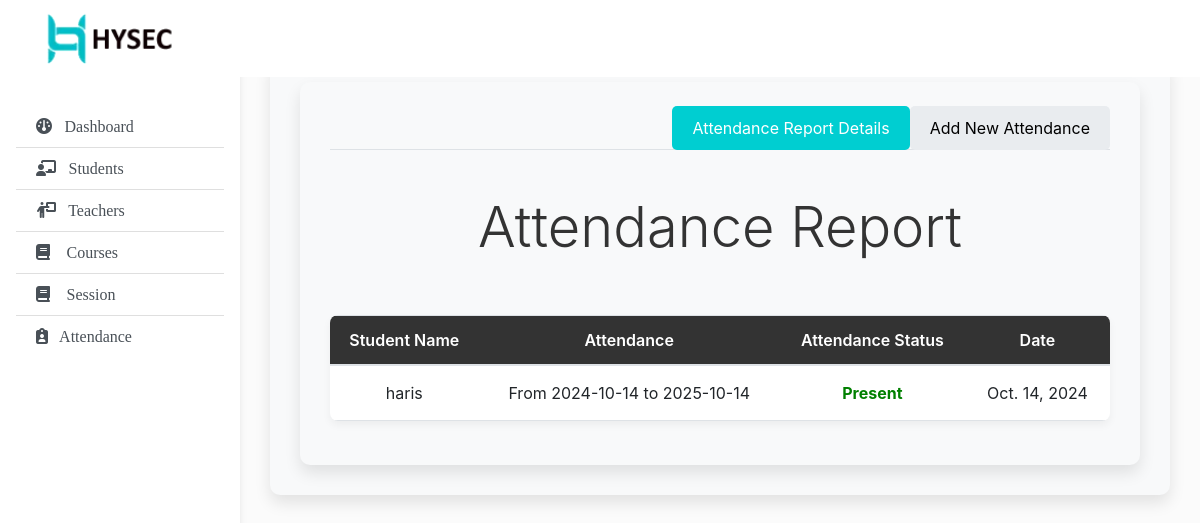
Page /attendance_details/ on the committed database.
### home/models.py (models this page shows, shortened)
class AttendanceReport(models.Model):
    student = models.ForeignKey(Studentprofile, on_delete=models.CASCADE)
    attendance = models.ForeignKey(Attendance, on_delete=models.CASCADE)
    status = models.BooleanField(default=False)
    date = models.DateField(default=now)

class Studentprofile(models.Model):
    user = models.OneToOneField(User, on_delete=models.CASCADE)
    rollid = models.AutoField(primary_key=True)
    address = models.CharField(max_length=300, null=True)
    gender = models.CharField(max_length=50, choices=g, default="Male")
    course = models.ForeignKey(Course, on_delete=models.SET_NULL, null=True, blank=False)  # Change to SET_NULL
    session = models.ForeignKey(Session, on_delete=models.SET_NULL, null=True)  # Change to SET_NULL
    photo = models.ImageField(null=True)
    date = models.DateField(default=now)
    def __str__(self):
        return str(self.user)

class Attendance(models.Model):
    session = models.ForeignKey(Session, on_delete=models.CASCADE)  # Change to CASCADE if you want to keep it
    subject = models.ForeignKey(Subject, on_delete=models.CASCADE)
    date = models.DateField(default=now)
    def __str__(self):
        return str(self.session)

class Session(models.Model):
    start_year = models.DateField(default=now)
    end_year = models.DateField()
    def __str__(self):
        return "From " + str(self.start_year) + " to " + str(self.end_year)

### home/views.py (the view)
# urls.py: path('attendance_details/',views.attendancedetails, {'report_type': 'all'}, name='attendance_details_all'),
def attendancedetails(request,report_type):
    if report_type == 'present':
        reports = AttendanceReport.objects.filter(status=True)
    elif report_type == 'absent':
        reports = AttendanceReport.objects.filter(status=False)
    elif report_type == 'all':
        reports = AttendanceReport.objects.all()
    else:
        return render(request, 'error_page.html', {'error_message': 'Invalid report type'})
    return render(request,'attendance_details.html',{'reports': reports, 'report_type': report_type})

### templates/attendance_details.html (shortened to what this page needs)
{% extends "teachers.html" %}
{% block body %}
<div class="container py-4">
    <ul class="nav nav-tabs justify-content-end">
        <li class="nav-item">
            <a class="nav-link active" aria-current="page" href="/attendance_details">Attendance Report Details</a>
        </li>
        <li class="nav-item">
            <a class="nav-link" href="/attendances">Add New Attendance</a>
        </li>
    </ul>
    <h1 class="display-4 text-center py-4">Attendance Report</h1>
    <table class="table">
        <thead>
            <tr>
                <th>Student Name</th>
                <th>Attendance</th>
                <th>Attendance Status</th>
                <th>Date</th>
            </tr>
        </thead>
        <tbody>
            {% for report in reports %}
            <tr>
                <td>{{ report.student }}</td>
                <td>{{ report.attendance }}</td>
                <td>
                    {% if report.status %}
                        <span class="text-present">Present</span>
                    {% else %}
                        <span class="text-absent">Absent</span>
                    {% endif %}
                </td>
                <td>{{ report.date }}</td>
            </tr>
            {% endfor %}
        </tbody>
    </table>
</div>
{% endblock body %}

### templates/teachers.html (style rules this page uses)
body { background-color: #fbfbfb; }

### templates/attendance_details.html (style rules this page uses)
.container { max-width: 900px; margin: 0 auto; background-color: #f8f9fa; padding: 30px; border-radius: 10px; box-shadow: 0 8px 16px rgba(0, 0, 0, 0.1); }
.nav-tabs { margin-bottom: 20px; }
.nav-tabs .nav-link { border: none; padding: 10px 20px; font-size: 16px; color: #000; background-color: #e9ecef; border-radius: 5px; transition: background-color 0.3s ease, color 0.3s ease; }
.nav-tabs .nav-link.active { background-color: #00CED1; color: #fff; }
h1 { font-size: 36px; font-weight: bold; color: #333; text-align: center; margin-bottom: 30px; }
.table { width: 100%; margin-bottom: 20px; background-color: #fff; border-radius: 8px; overflow: hidden; box-shadow: 0 4px 8px rgba(0, 0, 0, 0.05); }
.table thead th { background-color: #333333; color: #fff; font-weight: 600; text-align: center; padding: 12px; }
.table tbody td { text-align: center; padding: 15px; vertical-align: middle; border-bottom: 1px solid #dee2e6; }
.text-present { color: green; font-weight: bold; }

### rows in the picture
AttendanceReport: student "haris", attendance "From 2024-10-14 to 2025-10-14", status "Present", date "Oct. 14, 2024"
